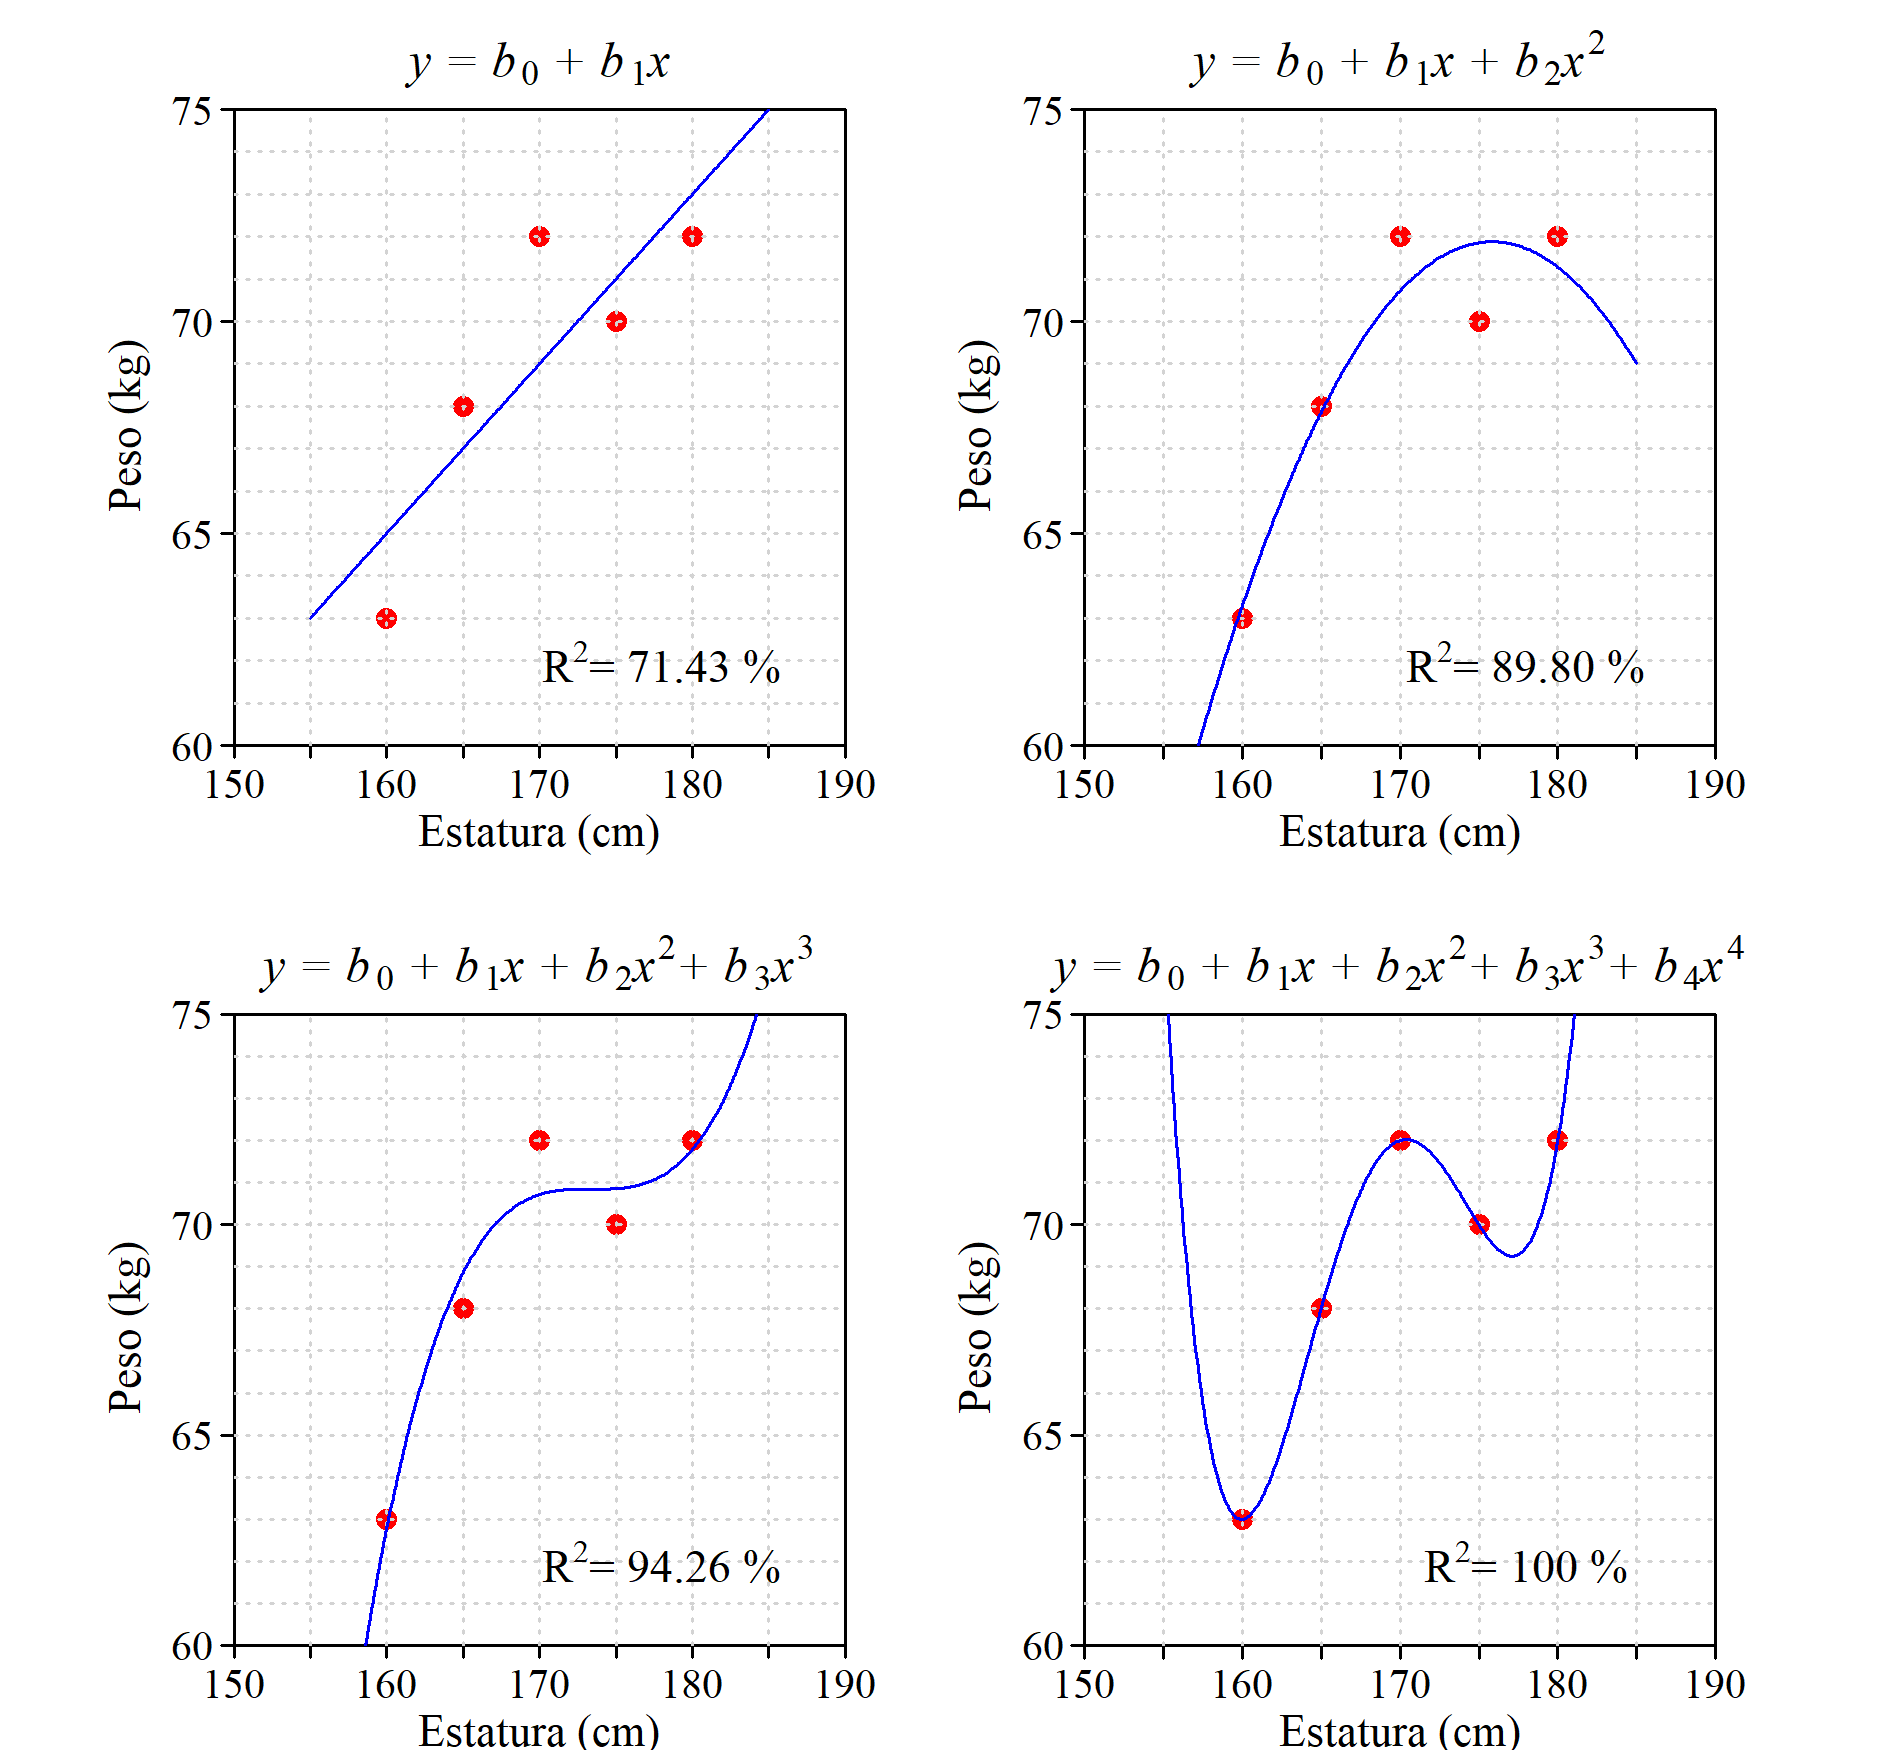

Generate this figure with R:
library(latex2exp)

png(file="110_ajustePolinomio.png",width=1900, height=1750, res = 300)

t= 1
x = c(160, 165, 170, 175, 180)
y = c(63, 68, 72, 70, 72)

par(mfrow=c(2,2), mar = c(2.6, 4.7, 2.2, 2.1), family = "serif")

plot(x, y, xlim = c(150, 190), ylim = c(60, 75), xlab="", ylab="", pch = 19, col = "red", 
     cex = t, xaxt = "n", yaxt = "n", xaxs="i", yaxs="i")
axis(side=1, padj=-1.3, tck=-0.02, at=seq(150, 190, 5), cex.axis = t)
axis(side=2, hadj=0.3, tck=-0.02, at=seq(60, 75, 5), cex.axis = t, las = 1)
grid(8, 15, col = "lightgray", lty = "dotted")

mtext(expression(italic(paste("y = b"[0]," + b"[1], "x"))), side=3, line=0.25, cex=t, las=1)
mtext('Estatura (cm)', side=1, line=1.2, cex=t-0.1, las=1, family = "serif")
mtext(expression("Peso (kg)"), side=2, line=1.5, cex=t-0.1, las=0, family = "serif")

fit = lm(y ~ x)
b0 = summary(fit)$coefficients[1,1]
b1 = summary(fit)$coefficients[2,1]
xx = seq(155, 185, 0.1) 
yy = b0 + b1*xx
lines(xx, yy, col = "blue")

text(178, 62, expression(paste("R"^2, "= 71.43 %")), cex = t+0.1)

################### 2

par(mar = c(2.6, 2.7, 2.2, 3.7))
plot(x, y, xlim = c(150, 190), ylim = c(60, 75), xlab="", ylab="", pch = 19, col = "red", 
     cex = t, xaxt = "n", yaxt = "n", xaxs="i", yaxs="i")
axis(side=1, padj=-1.3, tck=-0.02, at=seq(150, 190, 5), cex.axis = t)
axis(side=2, hadj=0.3, tck=-0.02, at=seq(60, 75, 5), cex.axis = t, las = 1)
grid(8, 15, col = "lightgray", lty = "dotted")

mtext(expression(italic(paste("y = b"[0]," + b"[1], "x + ", "b"[2], "x"^2))), side=3, line=0.25, cex=t, las=1)
mtext('Estatura (cm)', side=1, line=1.2, cex=t-0.1, las=1, family = "serif")
mtext(expression("Peso (kg)"), side=2, line=1.5, cex=t-0.1, las=0, family = "serif")

fit = lm(y ~ x + I(x^2))
b0 = summary(fit)$coefficients[1,1]
b1 = summary(fit)$coefficients[2,1]
b2 = summary(fit)$coefficients[3,1]
xx = seq(155, 185, 0.1) 
yy = b0 + b1*xx + b2*xx^2
lines(xx, yy, col = "blue")

text(178, 62, expression(paste("R"^2, "= 89.80 %")), cex = t+0.1)

################### 3

par(mar = c(2.1, 4.7, 2.8, 2.1))  # c(2.7, 4.7, 2.5, 2.1)
plot(x, y, xlim = c(150, 190), ylim = c(60, 75), xlab="", ylab="", pch = 19, col = "red", 
     cex = t, xaxt = "n", yaxt = "n", xaxs="i", yaxs="i")
axis(side=1, padj=-1.3, tck=-0.02, at=seq(150, 190, 5), cex.axis = t)
axis(side=2, hadj=0.3, tck=-0.02, at=seq(60, 75, 5), cex.axis = t, las = 1)
grid(8, 15, col = "lightgray", lty = "dotted")

mtext(expression(italic(paste("y = b"[0]," + b"[1], "x + ", "b"[2], "x"^2, "+ b"[3], "x"^3))), side=3, line=0.25, cex=t, las=1)
mtext('Estatura (cm)', side=1, line=1.2, cex=t-0.1, las=1, family = "serif")
mtext(expression("Peso (kg)"), side=2, line=1.5, cex=t-0.1, las=0, family = "serif")

fit = lm(y ~ x + I(x^2) + I(x^3))
b0 = summary(fit)$coefficients[1,1]
b1 = summary(fit)$coefficients[2,1]
b2 = summary(fit)$coefficients[3,1]
b3 = summary(fit)$coefficients[4,1]
xx = seq(155, 185, 0.1) 
yy = b0 + b1*xx + b2*xx^2 + b3*xx^3
lines(xx, yy, col = "blue")

text(178, 62, expression(paste("R"^2, "= 94.26 %")), cex = t+0.1)

################### 4

par(mar = c(2.1, 2.7, 2.8, 3.7)) # c(2.7, 2.7, 2.5, 3.7))
plot(x, y, xlim = c(150, 190), ylim = c(60, 75), xlab="", ylab="", pch = 19, col = "red", 
     cex = t, xaxt = "n", yaxt = "n", xaxs="i", yaxs="i")
axis(side=1, padj=-1.3, tck=-0.02, at=seq(150, 190, 5), cex.axis = t)
axis(side=2, hadj=0.3, tck=-0.02, at=seq(60, 75, 5), cex.axis = t, las = 1)
grid(8, 15, col = "lightgray", lty = "dotted")

mtext(expression(italic(paste("y = b"[0]," + b"[1], "x + ", "b"[2], "x"^2, "+ b"[3], "x"^3, "+ b"[4], "x"^4))), side=3, line=0.25, cex=t, las=1)
mtext('Estatura (cm)', side=1, line=1.2, cex=t-0.1, las=1, family = "serif")
mtext(expression("Peso (kg)"), side=2, line=1.5, cex=t-0.1, las=0, family = "serif")

fit = lm(y ~ x + I(x^2) + I(x^3) + I(x^4))
b0 = summary(fit)$coefficients[1,1]
b1 = summary(fit)$coefficients[2,1]
b2 = summary(fit)$coefficients[3,1]
b3 = summary(fit)$coefficients[4,1]
b4 = summary(fit)$coefficients[5,1]
xx = seq(155, 185, 0.1) 
yy = b0 + b1*xx + b2*xx^2 + b3*xx^3 + b4*xx^4
lines(xx, yy, col = "blue")

text(178, 62, expression(paste("R"^2, "= 100 %")), cex = t+0.1)

dev.off()





